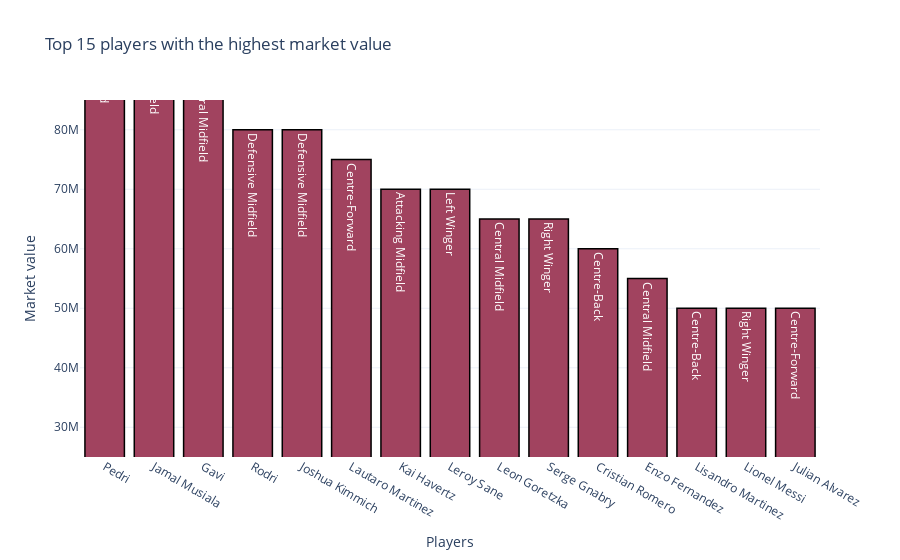

The code cell stored with this chart in its notebook:
### Code cell
players_top_value = players.nlargest(15, ['Market_value'])


plot_1 = go.Bar(
                x = players_top_value.Name,
                y = players_top_value.Market_value,
                marker = dict(color = '#a1435f',
                line=dict(color='rgb(0,0,0)',width=1.5)),
                text = players_top_value.Position)

data = [plot_1]
layout = go.Layout(barmode = "group")
fig = go.Figure(data = data, layout = layout)
fig.update_layout(yaxis_range=[25000000,110000000])
fig.update_layout(
    title="Top 15 players with the highest market value",
    xaxis_title="Players",
    yaxis_title="Market value",
    template = "plotly_white",

)
iplot(fig)

### Figure 1 — Plotly figure (JSON) as saved in the notebook; plotly's stock layout.template omitted (floating-point values rounded to 4 significant figures)
{"data": [{"marker": {"color": "#a1435f", "line": {"color": "rgb(0,0,0)", "width": 1.5}}, "text": ["Central Midfield", "Attacking Midfield", "Central Midfield", "Defensive Midfield", "Defensive Midfield", "Centre-Forward", "Attacking Midfield", "Left Winger", "Central Midfield", "Right Winger", "Centre-Back", "Central Midfield", "Centre-Back", "Right Winger", "Centre-Forward"], "x": ["Pedri", "Jamal Musiala", "Gavi", "Rodri", "Joshua Kimmich", "Lautaro Martinez", "Kai Havertz", "Leroy Sane", "Leon Goretzka", "Serge Gnabry", "Cristian Romero", "Enzo Fernandez", "Lisandro Martinez", "Lionel Messi", "Julian Alvarez"], "y": [100000000, 100000000, 90000000, 80000000, 80000000, 75000000, 70000000, 70000000, 65000000, 65000000, 60000000, 55000000, 50000000, 50000000, 50000000], "type": "bar"}], "layout": {"barmode": "group", "title": {"text": "Top 15 players with the highest market value"}, "xaxis": {"title": {"text": "Players"}}, "yaxis": {"range": [25000000, 85000000], "title": {"text": "Market value"}}}}
